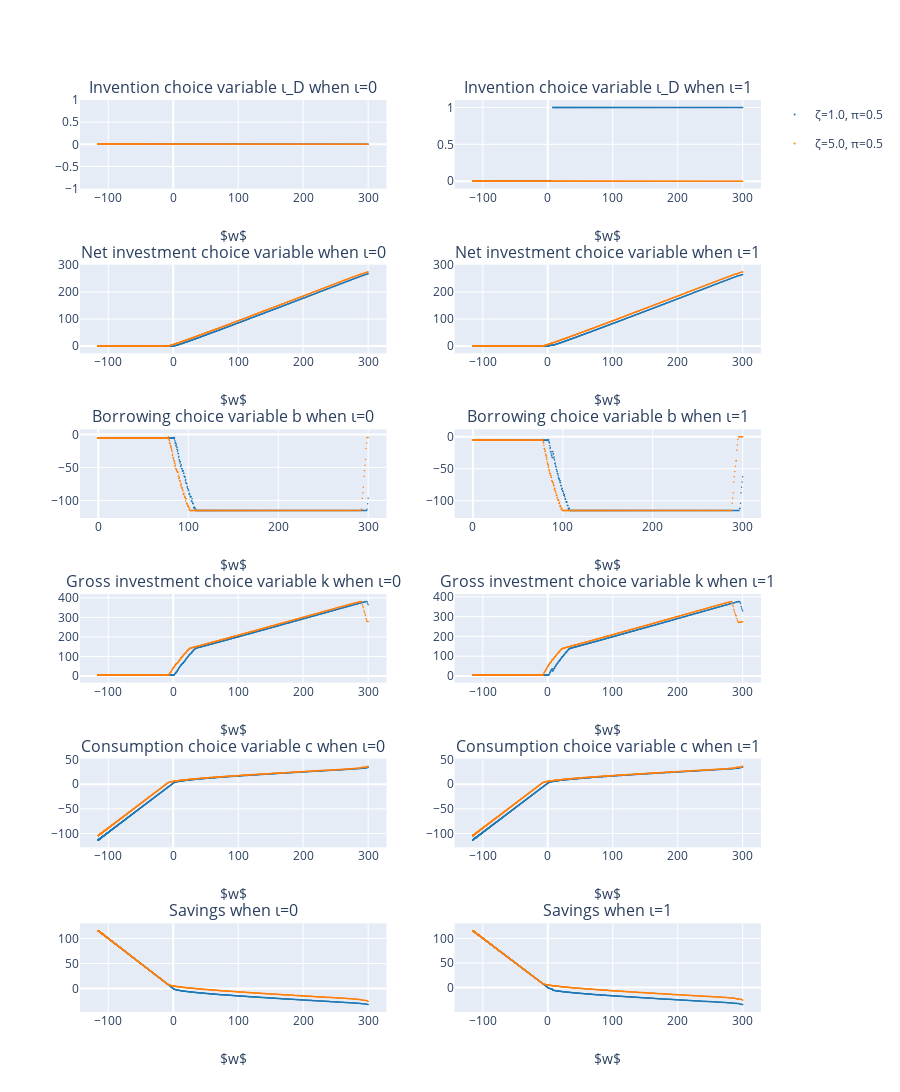
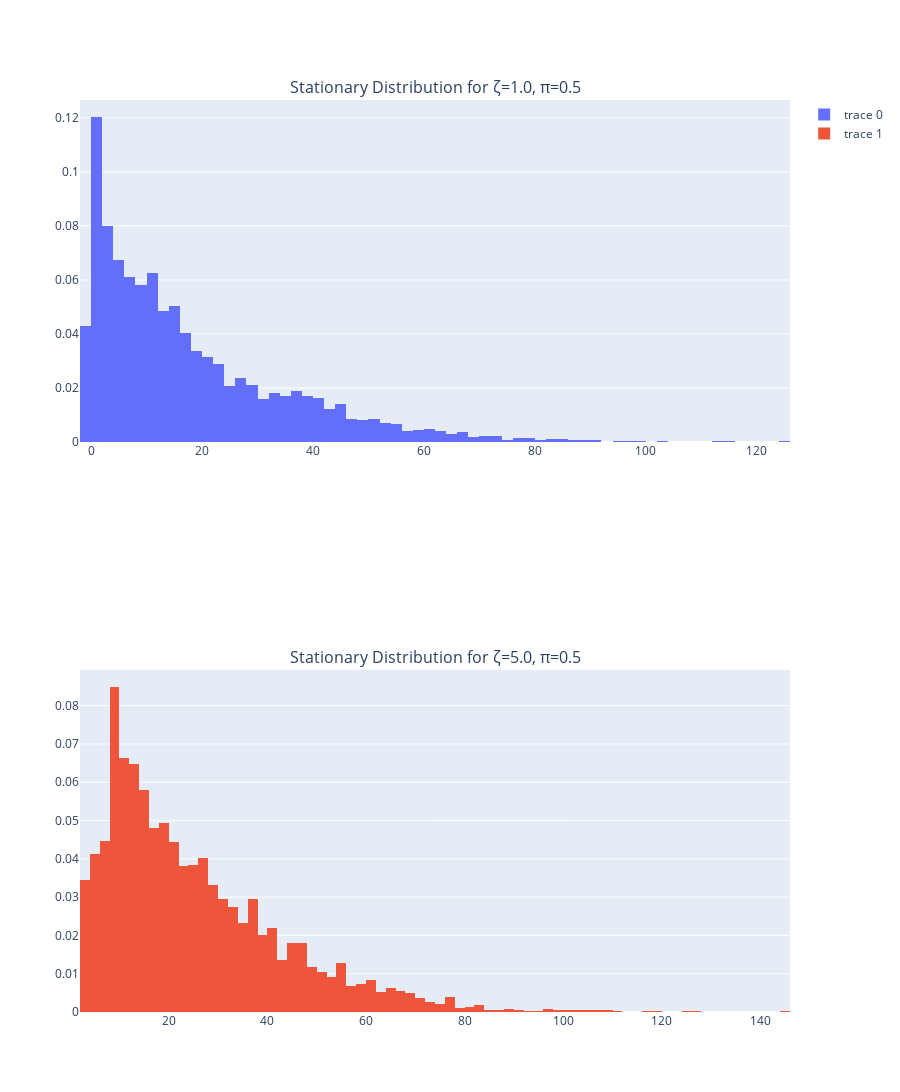

The notebook cell saved with these charts, in order:
### Code cell
run_experiment(model_int)

### Figure 1 — Plotly figure (JSON) as saved in the notebook; plotly's stock layout.template omitted (floating-point values rounded to 4 significant figures; data arrays with more than 128 entries replaced by an {"elided": "..."} marker saying what was removed)
{"data": [{"legendgroup": "#1f77b4", "marker": {"color": "#1f77b4", "size": 1.5}, "mode": "markers", "name": "ζ=1.0, π=0.5", "showlegend": true, "type": "scatter", "x": {"elided": "1024 float values"}, "xaxis": "x", "y": {"elided": "1024 int values"}, "yaxis": "y"}, {"legendgroup": "#1f77b4", "marker": {"color": "#1f77b4", "size": 1.5}, "mode": "markers", "name": "ζ=1.0, π=0.5", "showlegend": false, "type": "scatter", "x": {"elided": "1024 float values"}, "xaxis": "x3", "y": {"elided": "1024 float values"}, "yaxis": "y3"}, {"legendgroup": "#1f77b4", "marker": {"color": "#1f77b4", "size": 1.5}, "mode": "markers", "name": "ζ=1.0, π=0.5", "showlegend": false, "type": "scatter", "x": {"elided": "1024 float values"}, "xaxis": "x5", "y": {"elided": "1024 float values"}, "yaxis": "y5"}, {"legendgroup": "#1f77b4", "marker": {"color": "#1f77b4", "size": 1.5}, "mode": "markers", "name": "ζ=1.0, π=0.5", "showlegend": false, "type": "scatter", "x": {"elided": "1024 float values"}, "xaxis": "x7", "y": {"elided": "1024 float values"}, "yaxis": "y7"}, {"legendgroup": "#1f77b4", "marker": {"color": "#1f77b4", "size": 1.5}, "mode": "markers", "name": "ζ=1.0, π=0.5", "showlegend": false, "type": "scatter", "x": {"elided": "1024 float values"}, "xaxis": "x9", "y": {"elided": "1024 float values"}, "yaxis": "y9"}, {"legendgroup": "#1f77b4", "marker": {"color": "#1f77b4", "size": 1.5}, "mode": "markers", "name": "ζ=1.0, π=0.5", "showlegend": false, "type": "scatter", "x": {"elided": "1024 float values"}, "xaxis": "x11", "y": {"elided": "1024 float values"}, "yaxis": "y11"}, {"legendgroup": "#ff7f0e", "marker": {"color": "#ff7f0e", "size": 1.5}, "mode": "markers", "name": "ζ=5.0, π=0.5", "showlegend": true, "type": "scatter", "x": {"elided": "1024 float values"}, "xaxis": "x", "y": {"elided": "1024 int values"}, "yaxis": "y"}, {"legendgroup": "#ff7f0e", "marker": {"color": "#ff7f0e", "size": 1.5}, "mode": "markers", "name": "ζ=5.0, π=0.5", "showlegend": false, "type": "scatter", "x": {"elided": "1024 float values"}, "xaxis": "x3", "y": {"elided": "1024 float values"}, "yaxis": "y3"}, {"legendgroup": "#ff7f0e", "marker": {"color": "#ff7f0e", "size": 1.5}, "mode": "markers", "name": "ζ=5.0, π=0.5", "showlegend": false, "type": "scatter", "x": {"elided": "1024 float values"}, "xaxis": "x5", "y": {"elided": "1024 float values"}, "yaxis": "y5"}, {"legendgroup": "#ff7f0e", "marker": {"color": "#ff7f0e", "size": 1.5}, "mode": "markers", "name": "ζ=5.0, π=0.5", "showlegend": false, "type": "scatter", "x": {"elided": "1024 float values"}, "xaxis": "x7", "y": {"elided": "1024 float values"}, "yaxis": "y7"}, {"legendgroup": "#ff7f0e", "marker": {"color": "#ff7f0e", "size": 1.5}, "mode": "markers", "name": "ζ=5.0, π=0.5", "showlegend": false, "type": "scatter", "x": {"elided": "1024 float values"}, "xaxis": "x9", "y": {"elided": "1024 float values"}, "yaxis": "y9"}, {"legendgroup": "#ff7f0e", "marker": {"color": "#ff7f0e", "size": 1.5}, "mode": "markers", "name": "ζ=5.0, π=0.5", "showlegend": false, "type": "scatter", "x": {"elided": "1024 float values"}, "xaxis": "x11", "y": {"elided": "1024 float values"}, "yaxis": "y11"}, {"legendgroup": "#1f77b4", "marker": {"color": "#1f77b4", "size": 1.5}, "mode": "markers", "name": "ζ=1.0, π=0.5", "showlegend": false, "type": "scatter", "x": {"elided": "1024 float values"}, "xaxis": "x2", "y": {"elided": "1024 int values"}, "yaxis": "y2"}, {"legendgroup": "#1f77b4", "marker": {"color": "#1f77b4", "size": 1.5}, "mode": "markers", "name": "ζ=1.0, π=0.5", "showlegend": false, "type": "scatter", "x": {"elided": "1024 float values"}, "xaxis": "x4", "y": {"elided": "1024 float values"}, "yaxis": "y4"}, {"legendgroup": "#1f77b4", "marker": {"color": "#1f77b4", "size": 1.5}, "mode": "markers", "name": "ζ=1.0, π=0.5", "showlegend": false, "type": "scatter", "x": {"elided": "1024 float values"}, "xaxis": "x6", "y": {"elided": "1024 float values"}, "yaxis": "y6"}, {"legendgroup": "#1f77b4", "marker": {"color": "#1f77b4", "size": 1.5}, "mode": "markers", "name": "ζ=1.0, π=0.5", "showlegend": false, "type": "scatter", "x": {"elided": "1024 float values"}, "xaxis": "x8", "y": {"elided": "1024 float values"}, "yaxis": "y8"}, {"legendgroup": "#1f77b4", "marker": {"color": "#1f77b4", "size": 1.5}, "mode": "markers", "name": "ζ=1.0, π=0.5", "showlegend": false, "type": "scatter", "x": {"elided": "1024 float values"}, "xaxis": "x10", "y": {"elided": "1024 float values"}, "yaxis": "y10"}, {"legendgroup": "#1f77b4", "marker": {"color": "#1f77b4", "size": 1.5}, "mode": "markers", "name": "ζ=1.0, π=0.5", "showlegend": false, "type": "scatter", "x": {"elided": "1024 float values"}, "xaxis": "x12", "y": {"elided": "1024 float values"}, "yaxis": "y12"}, {"legendgroup": "#ff7f0e", "marker": {"color": "#ff7f0e", "size": 1.5}, "mode": "markers", "name": "ζ=5.0, π=0.5", "showlegend": false, "type": "scatter", "x": {"elided": "1024 float values"}, "xaxis": "x2", "y": {"elided": "1024 int values"}, "yaxis": "y2"}, {"legendgroup": "#ff7f0e", "marker": {"color": "#ff7f0e", "size": 1.5}, "mode": "markers", "name": "ζ=5.0, π=0.5", "showlegend": false, "type": "scatter", "x": {"elided": "1024 float values"}, "xaxis": "x4", "y": {"elided": "1024 float values"}, "yaxis": "y4"}, {"legendgroup": "#ff7f0e", "marker": {"color": "#ff7f0e", "size": 1.5}, "mode": "markers", "name": "ζ=5.0, π=0.5", "showlegend": false, "type": "scatter", "x": {"elided": "1024 float values"}, "xaxis": "x6", "y": {"elided": "1024 float values"}, "yaxis": "y6"}, {"legendgroup": "#ff7f0e", "marker": {"color": "#ff7f0e", "size": 1.5}, "mode": "markers", "name": "ζ=5.0, π=0.5", "showlegend": false, "type": "scatter", "x": {"elided": "1024 float values"}, "xaxis": "x8", "y": {"elided": "1024 float values"}, "yaxis": "y8"}, {"legendgroup": "#ff7f0e", "marker": {"color": "#ff7f0e", "size": 1.5}, "mode": "markers", "name": "ζ=5.0, π=0.5", "showlegend": false, "type": "scatter", "x": {"elided": "1024 float values"}, "xaxis": "x10", "y": {"elided": "1024 float values"}, "yaxis": "y10"}, {"legendgroup": "#ff7f0e", "marker": {"color": "#ff7f0e", "size": 1.5}, "mode": "markers", "name": "ζ=5.0, π=0.5", "showlegend": false, "type": "scatter", "x": {"elided": "1024 float values"}, "xaxis": "x12", "y": {"elided": "1024 float values"}, "yaxis": "y12"}], "layout": {"annotations": [{"font": {"size": 16}, "showarrow": false, "text": "Invention choice variable ι_D when ι=0", "x": 0.225, "xanchor": "center", "xref": "paper", "y": 1.0, "yanchor": "bottom", "yref": "paper"}, {"font": {"size": 16}, "showarrow": false, "text": "Invention choice variable ι_D when ι=1", "x": 0.775, "xanchor": "center", "xref": "paper", "y": 1.0, "yanchor": "bottom", "yref": "paper"}, {"font": {"size": 16}, "showarrow": false, "text": "Net investment choice variable when ι=0", "x": 0.225, "xanchor": "center", "xref": "paper", "y": 0.8194, "yanchor": "bottom", "yref": "paper"}, {"font": {"size": 16}, "showarrow": false, "text": "Net investment choice variable when ι=1", "x": 0.775, "xanchor": "center", "xref": "paper", "y": 0.8194, "yanchor": "bottom", "yref": "paper"}, {"font": {"size": 16}, "showarrow": false, "text": "Borrowing choice variable b when ι=0", "x": 0.225, "xanchor": "center", "xref": "paper", "y": 0.6389, "yanchor": "bottom", "yref": "paper"}, {"font": {"size": 16}, "showarrow": false, "text": "Borrowing choice variable b when ι=1", "x": 0.775, "xanchor": "center", "xref": "paper", "y": 0.6389, "yanchor": "bottom", "yref": "paper"}, {"font": {"size": 16}, "showarrow": false, "text": "Gross investment choice variable k when ι=0", "x": 0.225, "xanchor": "center", "xref": "paper", "y": 0.4583, "yanchor": "bottom", "yref": "paper"}, {"font": {"size": 16}, "showarrow": false, "text": "Gross investment choice variable k when ι=1", "x": 0.775, "xanchor": "center", "xref": "paper", "y": 0.4583, "yanchor": "bottom", "yref": "paper"}, {"font": {"size": 16}, "showarrow": false, "text": "Consumption choice variable c when ι=0", "x": 0.225, "xanchor": "center", "xref": "paper", "y": 0.2778, "yanchor": "bottom", "yref": "paper"}, {"font": {"size": 16}, "showarrow": false, "text": "Consumption choice variable c when ι=1", "x": 0.775, "xanchor": "center", "xref": "paper", "y": 0.2778, "yanchor": "bottom", "yref": "paper"}, {"font": {"size": 16}, "showarrow": false, "text": "Savings when ι=0", "x": 0.225, "xanchor": "center", "xref": "paper", "y": 0.09722, "yanchor": "bottom", "yref": "paper"}, {"font": {"size": 16}, "showarrow": false, "text": "Savings when ι=1", "x": 0.775, "xanchor": "center", "xref": "paper", "y": 0.09722, "yanchor": "bottom", "yref": "paper"}], "height": 2000, "width": 900, "xaxis": {"anchor": "y", "domain": [0, 0.45], "title": {"text": "$w$"}}, "xaxis10": {"anchor": "y10", "domain": [0.55, 1], "title": {"text": "$w$"}}, "xaxis11": {"anchor": "y11", "domain": [0, 0.45], "title": {"text": "$w$"}}, "xaxis12": {"anchor": "y12", "domain": [0.55, 1], "title": {"text": "$w$"}}, "xaxis2": {"anchor": "y2", "domain": [0.55, 1], "title": {"text": "$w$"}}, "xaxis3": {"anchor": "y3", "domain": [0, 0.45], "title": {"text": "$w$"}}, "xaxis4": {"anchor": "y4", "domain": [0.55, 1], "title": {"text": "$w$"}}, "xaxis5": {"anchor": "y5", "domain": [0, 0.45], "title": {"text": "$w$"}}, "xaxis6": {"anchor": "y6", "domain": [0.55, 1], "title": {"text": "$w$"}}, "xaxis7": {"anchor": "y7", "domain": [0, 0.45], "title": {"text": "$w$"}}, "xaxis8": {"anchor": "y8", "domain": [0.55, 1], "title": {"text": "$w$"}}, "xaxis9": {"anchor": "y9", "domain": [0, 0.45], "title": {"text": "$w$"}}, "yaxis": {"anchor": "x", "domain": [0.9028, 1.0]}, "yaxis10": {"anchor": "x10", "domain": [0.1806, 0.2778]}, "yaxis11": {"anchor": "x11", "domain": [0, 0.09722]}, "yaxis12": {"anchor": "x12", "domain": [0, 0.09722]}, "yaxis2": {"anchor": "x2", "domain": [0.9028, 1.0]}, "yaxis3": {"anchor": "x3", "domain": [0.7222, 0.8194]}, "yaxis4": {"anchor": "x4", "domain": [0.7222, 0.8194]}, "yaxis5": {"anchor": "x5", "domain": [0.5417, 0.6389]}, "yaxis6": {"anchor": "x6", "domain": [0.5417, 0.6389]}, "yaxis7": {"anchor": "x7", "domain": [0.3611, 0.4583]}, "yaxis8": {"anchor": "x8", "domain": [0.3611, 0.4583]}, "yaxis9": {"anchor": "x9", "domain": [0.1806, 0.2778]}}}

### Figure 2 — Plotly figure (JSON) as saved in the notebook; plotly's stock layout.template omitted (floating-point values rounded to 4 significant figures; data arrays with more than 128 entries replaced by an {"elided": "..."} marker saying what was removed)
{"data": [{"histnorm": "probability", "type": "histogram", "x": {"elided": "5038 float values"}, "xaxis": "x", "yaxis": "y"}, {"histnorm": "probability", "type": "histogram", "x": {"elided": "4962 float values"}, "xaxis": "x2", "yaxis": "y2"}], "layout": {"annotations": [{"font": {"size": 16}, "showarrow": false, "text": "Stationary Distribution for ζ=1.0, π=0.5", "x": 0.5, "xanchor": "center", "xref": "paper", "y": 1, "yanchor": "bottom", "yref": "paper"}, {"font": {"size": 16}, "showarrow": false, "text": "Stationary Distribution for ζ=5.0, π=0.5", "x": 0.5, "xanchor": "center", "xref": "paper", "y": 0.375, "yanchor": "bottom", "yref": "paper"}], "height": 1600, "width": 900, "xaxis": {"anchor": "y", "domain": [0, 1]}, "xaxis2": {"anchor": "y2", "domain": [0, 1]}, "yaxis": {"anchor": "x", "domain": [0.625, 1]}, "yaxis2": {"anchor": "x2", "domain": [0, 0.375]}}}
